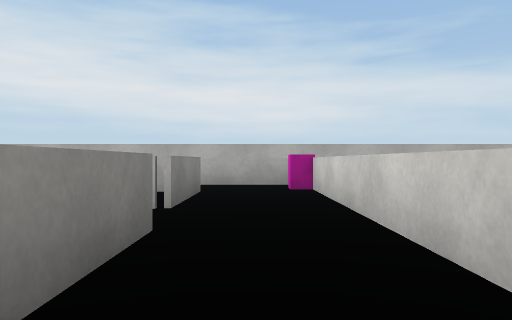
view 1 (above)

16 first-person views from a walk through a Unity game level. The camera is 0.24 m above the floor, looks level and sees 70° across. The floor is counted in squares, 0.5 m on a side. Each view is taken from the middle of a square. On the plan, view 1 faces up. The plan holds only what a view shows up to about 9 squares ahead; the rest is blank. Some animated figures are not drawn. Surface patterns are stand-ins for the level's own textures.

view 2
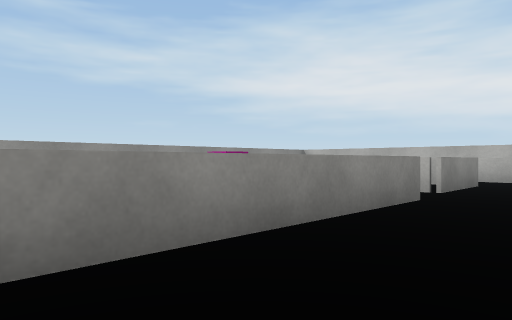

view 3
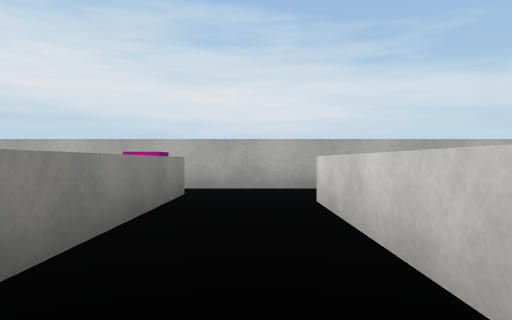

view 4
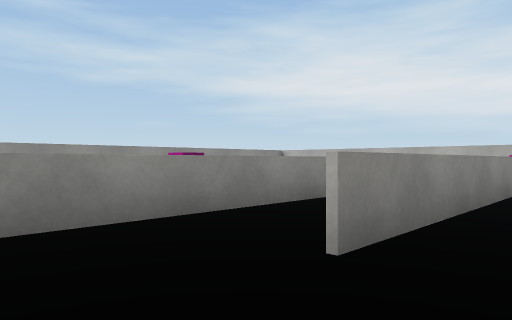

view 5
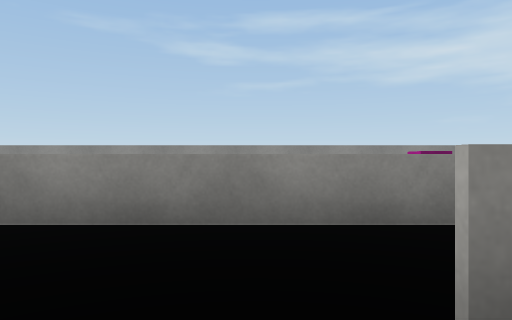

view 6
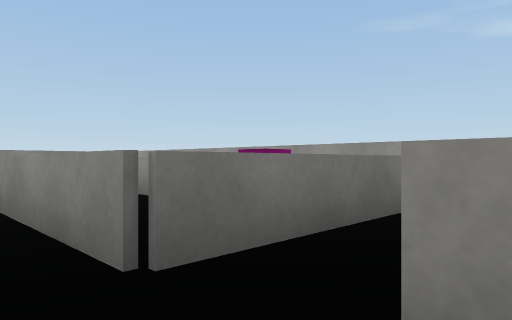

view 7
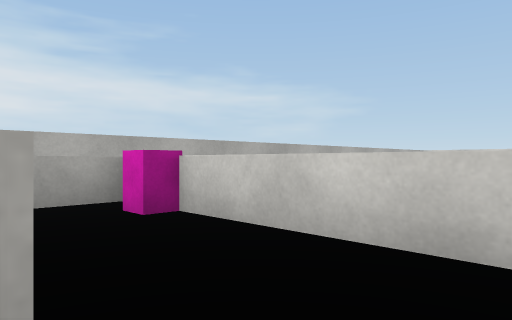

view 8
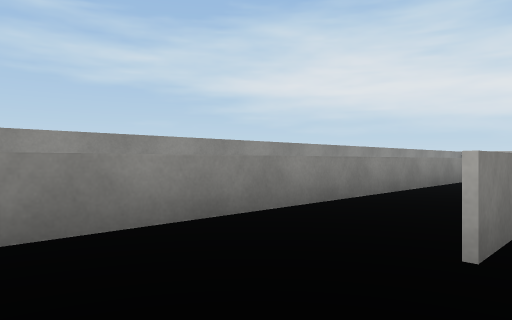

view 9
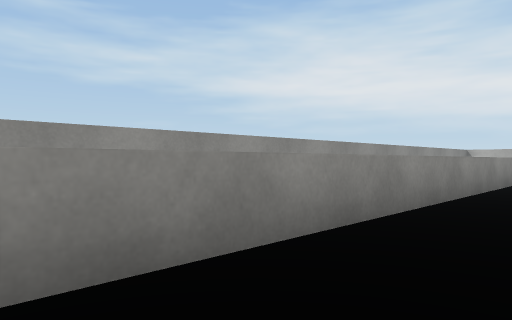

view 10
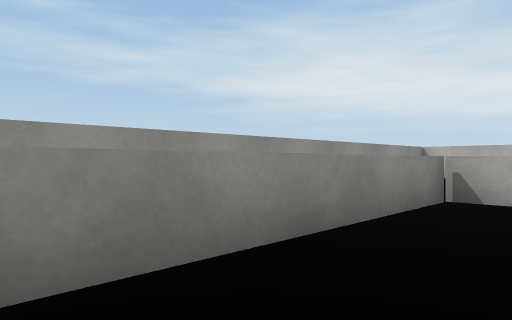

view 11
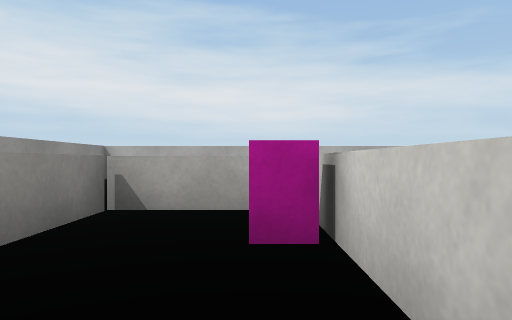

view 12
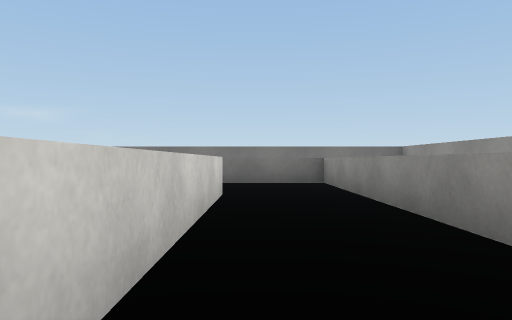

view 13
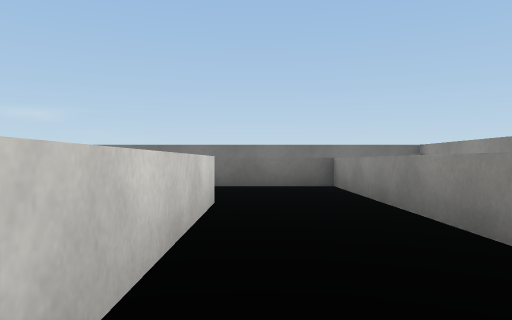

view 14
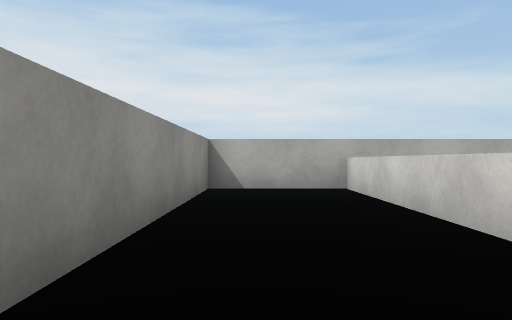

view 15
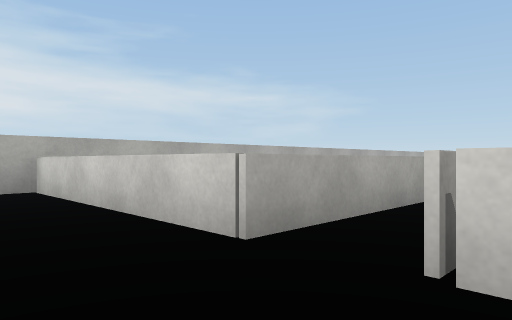

view 16
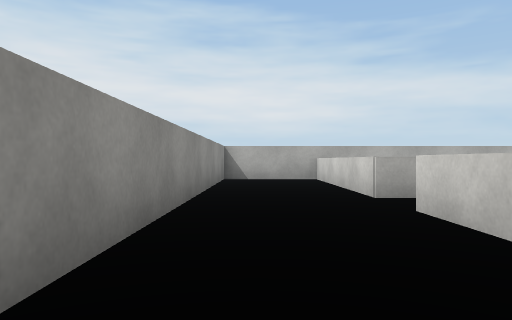

### Floor plan
Key: @ floor where view 1 was taken; # wall or solid block; . floor; B pink block.
Columns run from 7 left of view 1 to 5 right of it. Each row starts with its distance up from view 1.
  8 ####   ######
  7 #..#  ###
  6 #..#  #.B #
  5 #..#  #.# #
  4 #  # ##.# #
  3 #  ###. # #
  2 #. #### #.
  1 #  #B## #
  0 #  # ##@#
 -1 #. #.##  .
 -2 #  #.## ..
 -3 #  #.##
 -4 #  # #
 -5 #  # #
 -6 #  #.#
 -7 #  # #
 -8 #  #..
 -9 #  #..
-10 #  ###
-11 #
-12 #######

Positions as (right, up) in squares from view 1, and headings:
1: (0, 0), facing up
2: (1, -2), facing up-left
3: (2, 2), facing up
4: (2, -2), facing up-left
5: (2, -1), facing left
6: (0, 4), facing down-left
7: (-1, 3), facing up-right
8: (-2, -9), facing up-left
9: (-3, -6), facing up-left
10: (-3, -2), facing up-left
11: (-3, -1), facing up
12: (-3, -2), facing down
13: (-3, -3), facing down
14: (-6, 2), facing up
15: (-6, 2), facing up-right
16: (-6, -1), facing up
